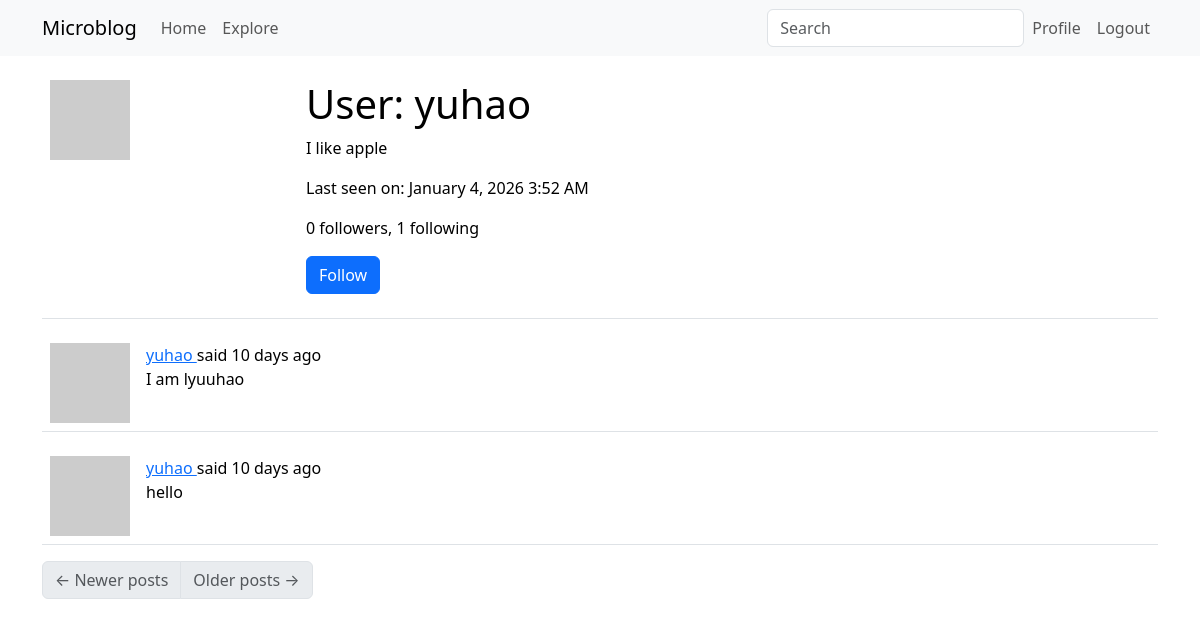
Before: /user/yuhao (signed in) with the older database file.
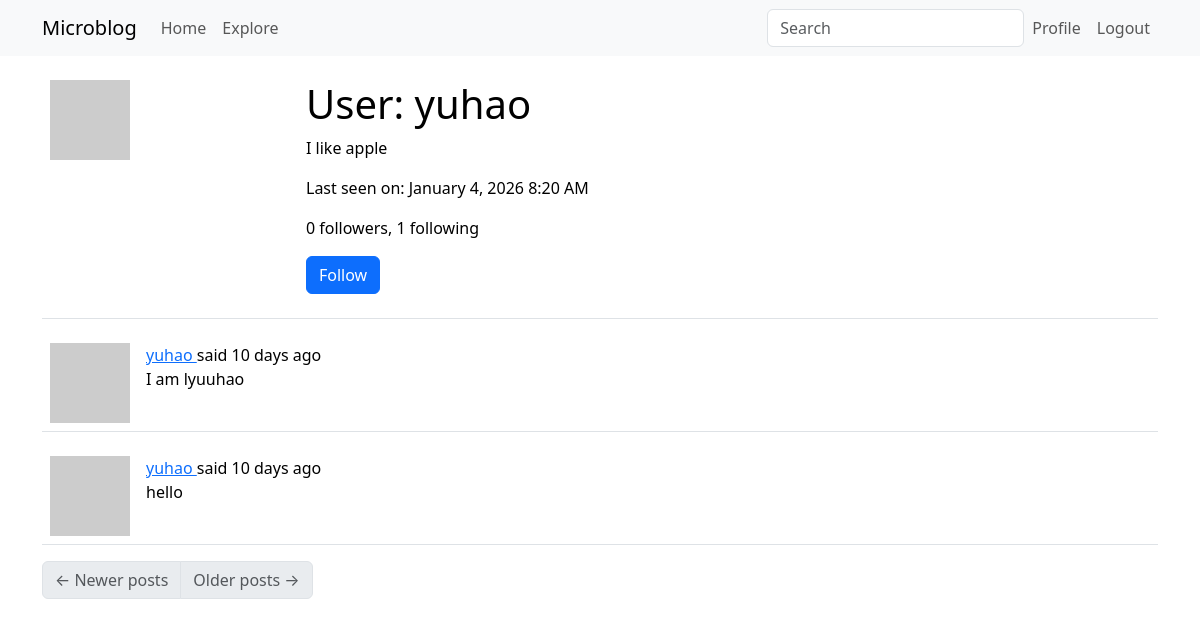
After: the same page with the newer database file.
### app/models.py (models this page shows, shortened)
class User(UserMixin, db.Model):
    id: so.Mapped[int] = so.mapped_column(primary_key=True)
    username: so.Mapped[str] = so.mapped_column(sa.String(64), index=True, unique=True)
    email: so.Mapped[str] = so.mapped_column(sa.String(120), index=True, unique=True)
    password_hash: so.Mapped[Optional[str]] = so.mapped_column(sa.String(256))
    about_me: so.Mapped[Optional[str]] = so.mapped_column(sa.String(140))
    last_seen: so.Mapped[Optional[datetime]] = so.mapped_column(
        default=lambda: datetime.now(timezone.utc)
    )
    posts: so.WriteOnlyMapped["Post"] = so.relationship(back_populates="author")
    following: so.WriteOnlyMapped["User"] = so.relationship(
        secondary=followers,
        primaryjoin=(followers.c.follower_id == id),
        secondaryjoin=(followers.c.followed_id == id),
        back_populates="followers",
    )
    followers: so.WriteOnlyMapped["User"] = so.relationship(
        secondary=followers,
        primaryjoin=(followers.c.followed_id == id),
        secondaryjoin=(followers.c.follower_id == id),
        back_populates="following",
    )
    def avatar(self, size):
        digest = md5(self.email.lower().encode("utf-8")).hexdigest()
        return f"https://www.gravatar.com/avatar/{digest}?d=identicon&s={size}"
    def is_following(self, user):
        query = self.following.select().where(User.id == user.id)
        return db.session.scalar(query) is not None
    def followers_count(self):
        query = sa.select(sa.func.count()).select_from(
            self.followers.select().subquery()
        )
        return db.session.scalar(query)
    def following_count(self):
        query = sa.select(sa.func.count()).select_from(
            self.following.select().subquery()
        )
        return db.session.scalar(query)

### app/main/routes.py (the view)
@bp.route("/user/<username>")
@login_required
def user(username):
    user = db.first_or_404(sa.select(User).where(User.username == username))
    page = request.args.get("page", 1, type=int)
    query = user.posts.select().order_by(Post.timestamp.desc())
    posts = db.paginate(
        query, page=page, per_page=current_app.config["POSTS_PER_PAGE"], error_out=False
    )
    next_url = (
        url_for("main.user", username=user.username, page=posts.next_num)
        if posts.has_next
        else None
    )
    prev_url = (
        url_for("main.user", username=user.username, page=posts.prev_num)
        if posts.has_prev
        else None
    )
    form = EmptyForm()
    return render_template(
        "user.html",
        user=user,
        posts=posts.items,
        next_url=next_url,
        prev_url=prev_url,
        form=form,
    )

### app/main/forms.py
class SearchForm(FlaskForm):
    q = StringField(_l("Search"), validators=[DataRequired()])
    def __init__(self, *args, **kwargs):
        if "formdata" not in kwargs:
            kwargs["formdata"] = request.args
        if "meta" not in kwargs:
            kwargs["meta"] = {"csrf": False}
        super().__init__(*args, **kwargs)

class EmptyForm(FlaskForm):
    submit = SubmitField("Submit")

### app/__init__.py (called while the page is built)
def get_locale():
    return request.accept_languages.best_match(current_app.config["LANGUAGES"])

### app/main/routes.py (called while the page is built)
@bp.before_app_request
def before_request():
    if current_user.is_authenticated:
        current_user.last_seen = datetime.now(timezone.utc)
        db.session.commit()
        g.search_form = SearchForm()
    g.locale = str(get_locale())

### app/models.py (called while the page is built)
@login.user_loader
def load_user(id):
    return db.session.get(User, int(id))

    @classmethod
    def before_commit(cls, session):
        session._changes = {
            "add": list(session.new),
            "update": list(session.dirty),
            "delete": list(session.deleted),
        }

### app/templates/user.html (shortened to what this page needs)
{% extends "base.html" %}
{% block content %}
    <table class="table table-hover">
        <tr>
            <td width="256px"><img src="{{ user.avatar(256) }}"></td>
            <td>
                <h1>{{ _('User') }}: {{ user.username }}</h1>
                {% if user.about_me %}<p>{{ user.about_me }}</p>{% endif %}
                {% if user.last_seen %}
                <p>{{ _('Last seen on') }}: {{ moment(user.last_seen).format('LLL') }}</p>
                {% endif %}
                <p>{{ _('%(count)d followers', count=user.followers_count()) }}, {{ _('%(count)d following', count=user.following_count()) }}</p>
                {% if user == current_user %}
                <p><a href="{{ url_for('main.edit_profile') }}">{{ _('Edit your profile') }}</a></p>
                {% elif not current_user.is_following(user) %}
                <p>
                    <form action="{{ url_for('main.follow', username=user.username) }}" method="post">
                        {{ form.submit(value=_('Follow'), class_='btn btn-primary') }}
                    </form>
                </p>
                {% endif %}
            </td>
        </tr>
    </table>
    {% for post in posts %}
        {% include '_post.html' %}
    {% endfor %}
    <nav aria-label="Post navigation">
        <ul class="pagination">
            <li class="page-item{% if not prev_url %} disabled{% endif %}">
                <a class="page-link" href="{{ prev_url }}">
                    <span aria-hidden="true">&larr;</span> {{ _('Newer posts') }}
                </a>
            </li>
            <li class="page-item{% if not next_url %} disabled{% endif %}">
                <a class="page-link" href="{{ next_url }}">
                    {{ _('Older posts') }} <span aria-hidden="true">&rarr;</span>
                </a>
            </li>
        </ul>
    </nav>
{% endblock %}

Changed rows visible on the page:
changed User "yuhao": last_seen "January 4, 2026 3:52 AM" → "January 4, 2026 8:20 AM"
